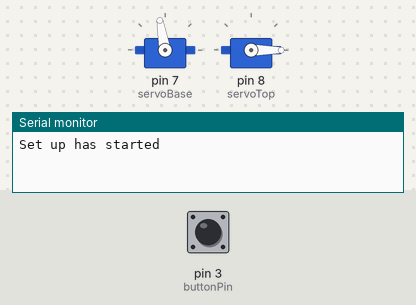
This sketch was run on a simulated Arduino Uno, built with avr-gcc and run on an emulated ATmega328P. On the bench: 2 × servo, the last lines printed to the serial monitor. Inputs (shaded band) come from the test bench; at power-on: pin 3 (buttonPin) LOW.

Above: at 3.4 s.
3.5 s: pin 3 (buttonPin) pulled HIGH for 0.15 s
At 6.2 s:
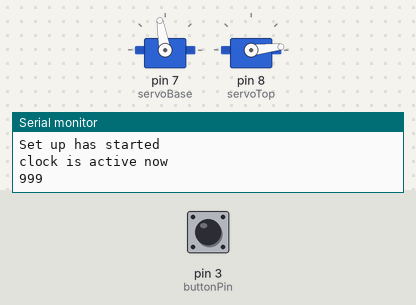
6.6 s: pin 3 (buttonPin) pulled HIGH for 1 s
10.0 s: pin 3 (buttonPin) pulled HIGH for 0.15 s
At 12.7 s:
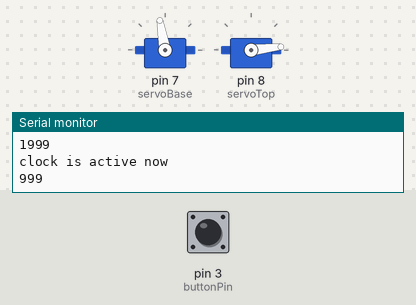
13.1 s: pin 3 (buttonPin) pulled HIGH for 3.2 s
At 20.7 s:
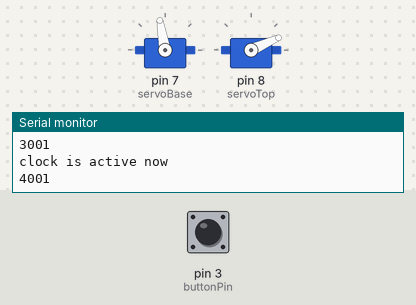
Timing chart, 0 to 32.6 s (numbered marks = the images above; inputs shaded):
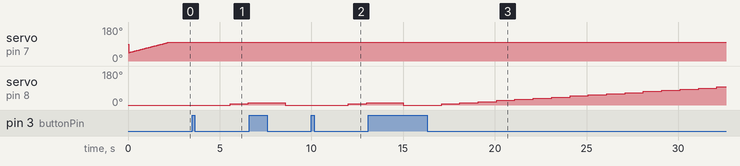

The sketch:

firmware_2021V1.ino
```cpp
/*
 * Firmware for Mark's sidekick
 * by Michael L. Rivera and Stephanie Valencia
 *
 */

#include <Servo.h>

//Setting pin numbers
const int buttonPin = 3;  // make sure to use interrupt pins for your button/switch pin (pin 3 is an interrupt pin in the MetroMini)
const int servoBase = 7;
const int servoTop = 8;

int posTop;
int posBase;

const int HOME_POS_TOP = 0;
const int HOME_POS_BOTTOM = 100;

//create servo objects
Servo myservoBase;
Servo myservoTop;

// initializing our time variables and boolean
unsigned long debounceDelay = 100;    // the debounce time; increase if the output flickers
unsigned long buttonPressStartTime = 0;
unsigned long buttonPressDuration = 0;
volatile boolean shouldCheckButtonInput = false;  //tells us when we need to debounce the button during the clock state

// tracking the states
const int STATE_NONE = 0;
const int STATE_CLOCK = 1;
const int STATE_WIGGLE = 2;

int currentState = STATE_NONE;

// MOVEMENT STATE for CLOCK and WIGGLE
const int MOVEMENT_STATE_NONE = 0;
const int MOVEMENT_STATE_PREAMBLE = 1;
const int MOVEMENT_STATE_ACTIVE = 2;

int movementState = MOVEMENT_STATE_NONE;
bool isMovementReversed = false;
bool wiggleBack = false;

long movementStartTime = 0;

void setup() {
  //inputs
  pinMode(buttonPin, INPUT);

  //outputs
  myservoBase.attach(servoBase);
  myservoTop.attach(servoTop);

  //serial monitor
  Serial.begin(9600);
  Serial.println("Set up has started");

  // Set default position
  setInitialServoState();

  // For pin change interrupt
  attachInterrupt(digitalPinToInterrupt(buttonPin), interruptionCheck, CHANGE);
}

void interruptionCheck() { //ISR
  // LOW -> HIGH
  int buttonValue = digitalRead(buttonPin);
  if (buttonValue == HIGH) {
    buttonPressStartTime = millis();
    shouldCheckButtonInput = true;
  } else {
    // HIGH -> LOW
    buttonPressDuration = millis() - buttonPressStartTime;
    shouldCheckButtonInput = false;
  }
}


void loop() {
  checkButtonInput();
  updateState();
  updateServoPositions();
}

void updateState() {
  //Serial.println(currentState);
  switch (currentState) {
    case STATE_NONE:
      updateNoneState();
      break;
    case STATE_CLOCK:
      updateClockState();
      break;
    case STATE_WIGGLE:
      updateWiggleState();
      break;
    default:
      break;
  }

}

void checkButtonInput() {

  if (shouldCheckButtonInput){
    delay(1000);
    if (buttonPressDuration < debounceDelay) {
      return;
      }
      // debouncing the button to make sure we had a button press and not noise
      // NONE -> WIGGLE || NONE -> CLOCK
      // WIGGLE || CLOCK ---> NONE
      if (currentState == STATE_NONE) {
        if (buttonPressDuration < 1000) {
          currentState = STATE_CLOCK;
          return;
        } else if (buttonPressDuration >= 1000) {
          currentState = STATE_WIGGLE;
          return;
        }
      } else {
        // currentState = WIGGLE or CLOCK
        currentState = STATE_NONE;
        return;
      }
  } else{
    return;
  }
}

void updateServoPositions() {
   long delayTime = getStateDelay();
   myservoTop.write(posTop);
   delay(delayTime);
   myservoBase.write(posBase);
   delay(delayTime);
}

long getStateDelay() { // this function returns a specific time delay between servo positions, which helps achieve desired motion sequences.
  switch (currentState) {
    case STATE_NONE:
      return 40; //the delay between servo position change

    case STATE_CLOCK:
      if (movementState == MOVEMENT_STATE_NONE || movementState == MOVEMENT_STATE_PREAMBLE) {
        return 40;
      } else if (movementState == MOVEMENT_STATE_ACTIVE) {
        return 500;// this works great
      } else {
        return 40;
      }

    case STATE_WIGGLE:
      if (movementState == MOVEMENT_STATE_NONE || movementState == MOVEMENT_STATE_PREAMBLE) {
        return 15;
      } else if (movementState == MOVEMENT_STATE_ACTIVE) {
        return 25;
      } else {
        return 40;
      }
    default:
      return 40;
  }
}

void setInitialServoState() {
  // set initial motor states
  myservoTop.write(HOME_POS_TOP);
  delay(40);
  for (int temp = 45; temp <= 100; temp += 1){
    myservoBase.write(temp);
    delay(40);
  }
  setHomePosition();
}

void setHomePosition() {
  posTop = HOME_POS_TOP;
  posBase = HOME_POS_BOTTOM;
}

void updateNoneState() {
  setHomePosition();
  movementState = MOVEMENT_STATE_NONE;
  movementStartTime = 0;
  isMovementReversed = false;
}

//clock or "timer" motion - moves sidekick from left to right for a set duration mimicking a clock or timer.
void updateClockState() {
  if (movementState == MOVEMENT_STATE_NONE) {
      posTop = HOME_POS_TOP;
      posBase = HOME_POS_BOTTOM;
      movementStartTime = millis();
      isMovementReversed = false;
      movementState = MOVEMENT_STATE_ACTIVE; // our user requested to skip the preamble for the "CLOCK" motion but if you want to activate the preamble you can set this to = MOVEMENT_STATE_PREAMBLE
      return;
  } else if (movementState == MOVEMENT_STATE_PREAMBLE) {
    posTop += 2;
    if (posTop >= 95) {
      posTop = 0;  //goes back to zero once it gets to 95 deg.
      movementState = MOVEMENT_STATE_ACTIVE;
      movementStartTime = millis();
      isMovementReversed = false;
    }
    return;
  } else if (movementState == MOVEMENT_STATE_ACTIVE) {
    long currentDuration = millis() - movementStartTime;
    Serial.println("clock is active now");
    Serial.println(currentDuration);
    if (currentDuration >= 90000) { //current "CLOCK" motion duration (90 secs).This can be adjusted as desired.
      currentState = STATE_NONE;
      return;
    }
    if (posTop >= 179) {
      isMovementReversed = true;
    } else if (posTop <= 0) {
      isMovementReversed = false;
    }
    if (isMovementReversed) {
      posTop -= 6;
    } else {
      posTop += 6;
    }
  }
}

// wiggle function - this motion can be used to call for attention it makes the sidekick move to the center point and then wiggle for a set duration
void updateWiggleState() {
  if (movementState == MOVEMENT_STATE_NONE) {
      posTop = HOME_POS_TOP;
      posBase = HOME_POS_BOTTOM;
      movementState = MOVEMENT_STATE_PREAMBLE;
      return;
   } else if (movementState == MOVEMENT_STATE_PREAMBLE){ // the wiggle motion preamble is to rise up first for a few seconds.
      posTop += 2;
      if (posTop >= 95) {
        movementState = MOVEMENT_STATE_ACTIVE;
        movementStartTime = millis();
        wiggleBack = false;
       }
       return;
   } else if (movementState == MOVEMENT_STATE_ACTIVE) {
        long currentDuration = millis() - movementStartTime;
        if (currentDuration >= 8000) { // total duration for the wiggle motion in milliseconds
          currentState = STATE_NONE;
          return;
        }
        if (posTop >= 110) {
            wiggleBack = true;
          } else if (posTop <= 70) {
            wiggleBack = false;
          }

          if (wiggleBack) {
            posTop -= 2;
          } else {
            posTop += 2;
          }
   }
}
```

Measured:
- after the input at 3.5 s, servo on pin 8 (servoTop): 0° → 6° after 2.1 s, → 12° 1.0 s later
- after the input at 10.0 s, servo on pin 8 (servoTop): 0° → 6° after 2.0 s, → 12° 1.0 s later
